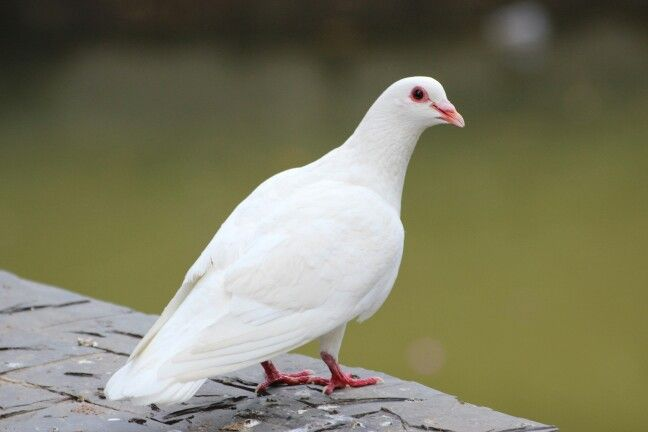
#> input picture bird.jpg, 648 x 432 px, found by its file name
$ python a5_bitslicing.py
#> lines starting #> are read from the running program, lines starting #| are printed output that depends on the picture; after the words box and inside, x2 and y2 are one past the last pixel; in counts of white or black regions, pixels touching at a corner belong together
import matplotlib.pyplot as plt
import cv2
import numpy as np

def main():
    img_path="C:/Users/Dell/Desktop/class4_1/DIP/code/bird.jpg"
    rgb=plt.imread(img_path)
#> rgb is the input picture: shape (432, 648, 3); mean R, G, B 125.1, 123.8, 98.2
    grayscale=cv2.cvtColor(rgb,cv2.COLOR_RGB2GRAY)
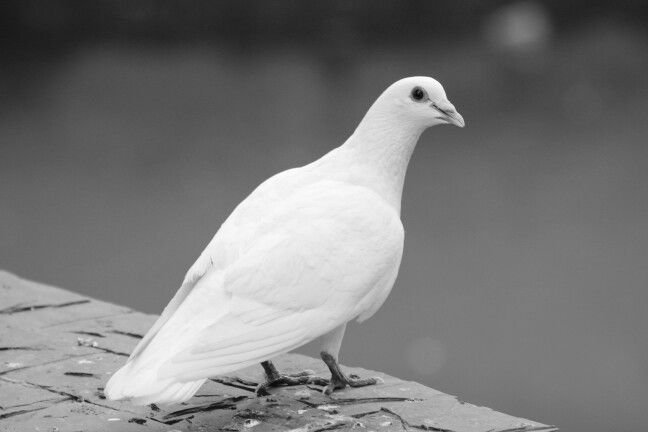
#> grayscale: shape (432, 648); min 4, max 255, mean 121.3
    binary=cv2.threshold(grayscale,127,255,cv2.THRESH_BINARY)[1]
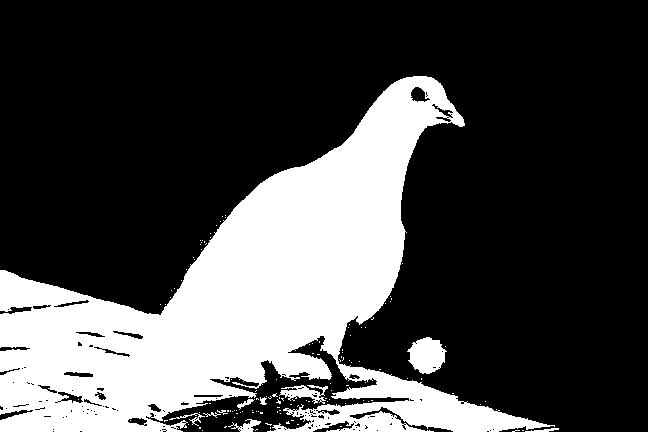
#> binary: shape (432, 648); 27.9% white; 128 white regions (118 under 20 px), largest, box (x1, y1, x2, y2) and area: (0, 76, 555, 432) 75804, (407, 337, 447, 374) 1016, (279, 385, 328, 404) 439

    w,h=grayscale.shape
#> w = 432; h = 648
    slice1=np.zeros((w,h),dtype=np.uint8)
    slice2=np.zeros((w,h),dtype=np.uint8)
    slice3=np.zeros((w,h),dtype=np.uint8)
    slice4=np.zeros((w,h),dtype=np.uint8)
    slice5=np.zeros((w,h),dtype=np.uint8)
    slice6=np.zeros((w,h),dtype=np.uint8)
    slice7=np.zeros((w,h),dtype=np.uint8)
    slice8=np.zeros((w,h),dtype=np.uint8)

    bit=[1,2,4,8,16,32,64,128]
    slices=[slice1,slice2,slice3,slice4,slice5,slice6,slice7,slice8]

    for i in range(len(bit)):
        for j in range(w):
            for k in range(h):
                if(grayscale[j][k] & bit[i]):
                    slices[i][j][k]=255
                else:
                    slices[i][j][k]=0

    images=[rgb,grayscale,binary]+slices
#> images = 11 items
    img_title=['rgb','gray','binary','s1','s2','s3','s4','s5','s6','s7','s8']
    n=len(images)
#> n = 11
    for i in range(0,n):
        ch=len(images[i].shape)
        plt.subplot(6,2,i+1)
        if(ch==3):
            plt.imshow(images[i])
        else:
            plt.imshow(images[i],cmap='gray')
        plt.title(img_title[i])
    plt.show()
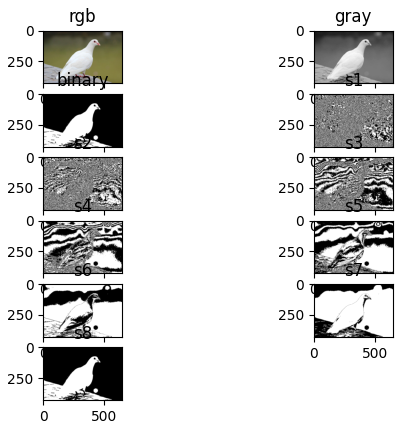
#> figure drawn by matplotlib, 11 panels


if __name__ == '__main__':
    main()

$ run again, with ship.jpg copied over bird.jpg
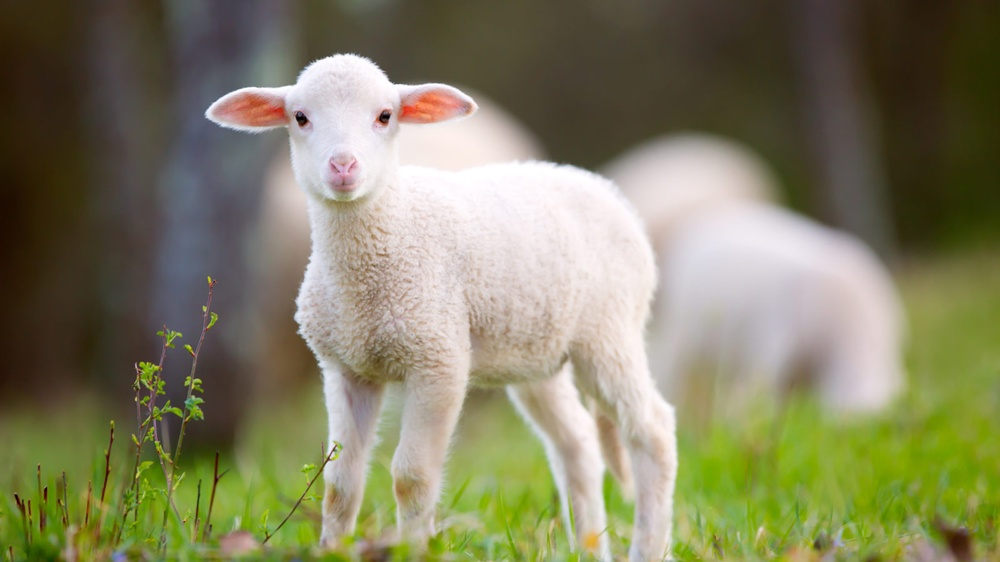
#> input picture ship.jpg, 1000 x 562 px, shrunk from 1600 x 900 before the run, found by its file name
#> in main, rgb is the input picture: shape (562, 1000, 3); mean R, G, B 130.5, 128.4, 98.5
#> in main, `grayscale=cv2.cvtColor(rgb,cv2.COLOR_RGB2GRAY)`:
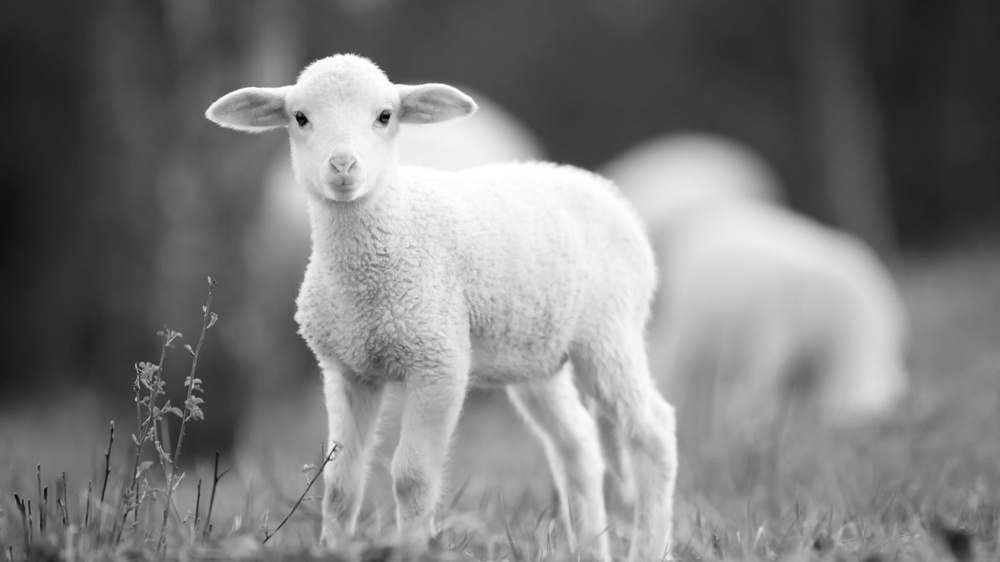
#> grayscale: shape (562, 1000); min 0, max 255, mean 125.6
#> in main, `binary=cv2.threshold(grayscale,127,255,cv2.THRESH_BINARY)[1]`:
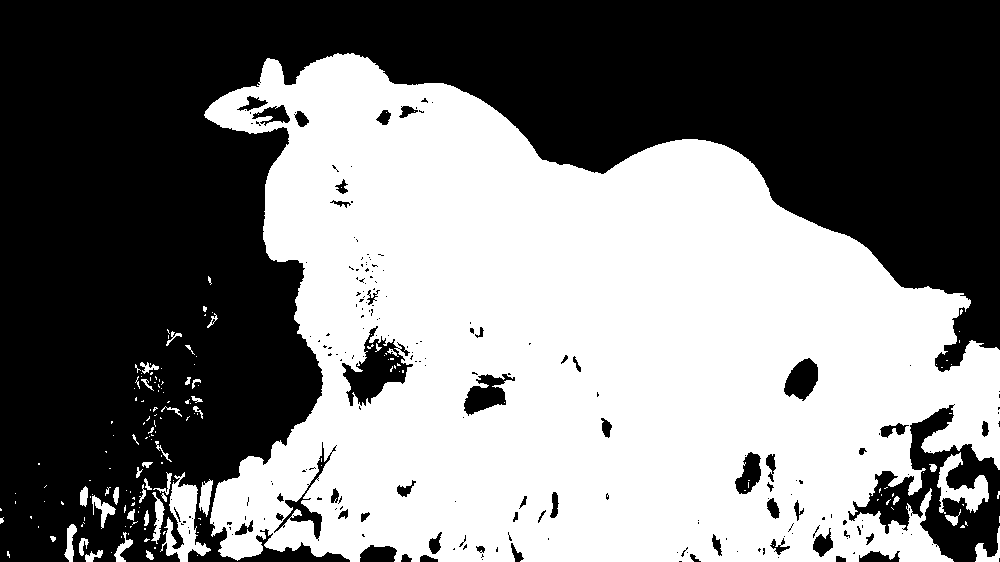
#> binary: shape (562, 1000); 48.6% white; 177 white regions (135 under 20 px), largest, box (x1, y1, x2, y2) and area: (204, 53, 1000, 562) 266211, (160, 472, 211, 562) 1867, (937, 452, 989, 514) 1291
#> images = 11 items
#> n = 11
